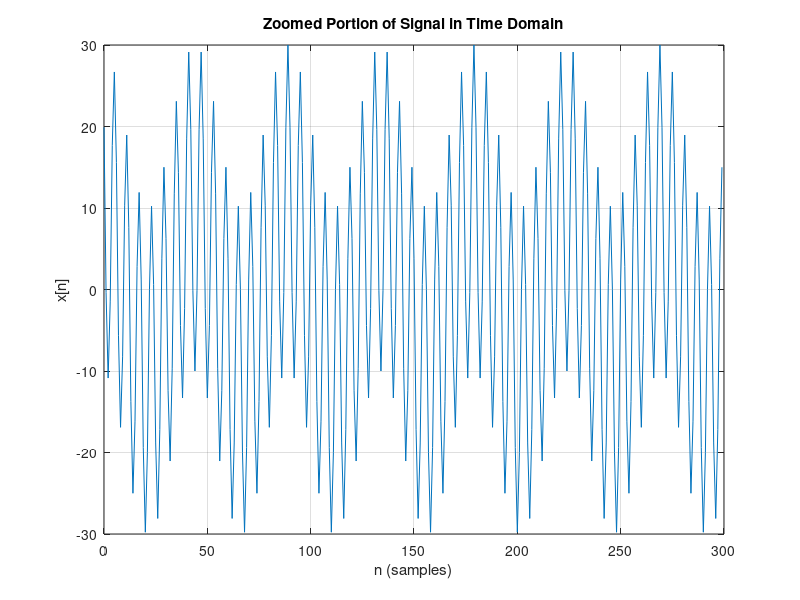
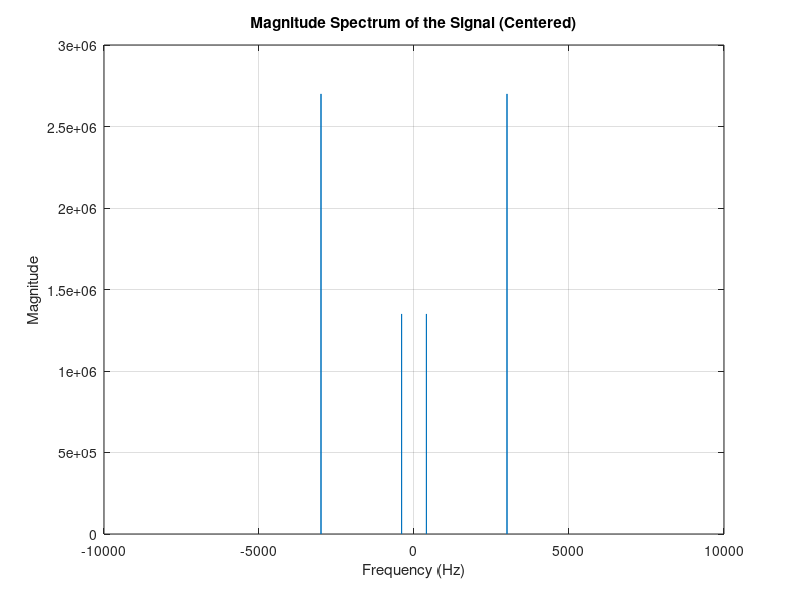
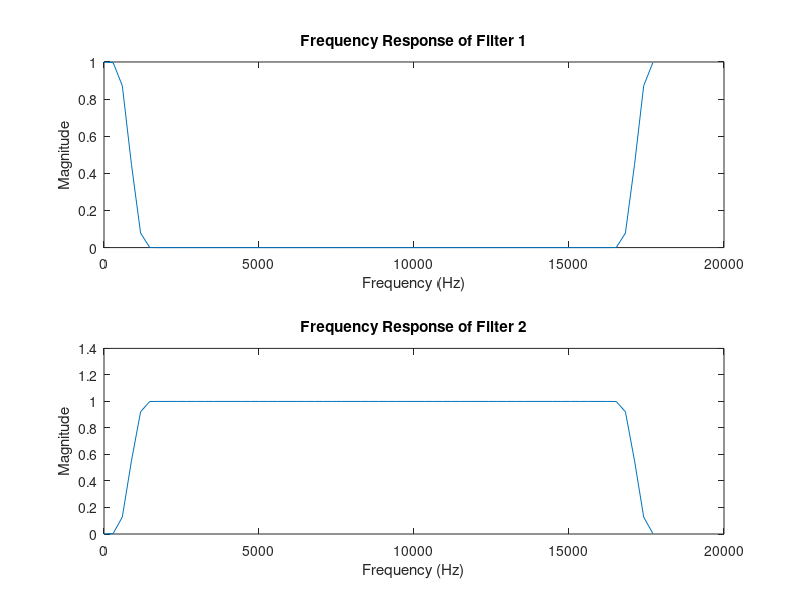

Recreate these plots in MATLAB, in order. (Note: this script raises an error after producing the figures.)
close all;
clear;
clc;

%% Q1:
%% What does the signal "sig_x.mat" look like? What are the active frequencies?

% Load the signal from the .mat file and define initial parameters
load('sig_x.mat');  % Loads the variable 'x'
fs = 18000;  % Sampling rate in Hz
N = length(x);  % Length of the signal

% Define the time vector for the entire signal and for the zoomed portion
n = 0:N-1;  % Time vector for the entire signal
zoomRange = 1:min(N, 300);  % Zoomed range

% Plot the zoomed portion of the signal in the time domain
figure;
plot(n(zoomRange), x(zoomRange));
title('Zoomed Portion of Signal in Time Domain');
xlabel('n (samples)');
ylabel('x[n]');
grid on;

% Compute the FFT of the signal and define the frequency axis
X = fft(x);
f = (-N/2:N/2-1) * (fs / N);  % Frequency axis centered around 0

% Compute and plot the magnitude spectrum centered around 0
magnitude = abs(fftshift(X));
figure;
plot(f, magnitude);
title('Magnitude Spectrum of the Signal (Centered)');
xlabel('Frequency (Hz)');
ylabel('Magnitude');
grid on;

% Detect active frequencies using a threshold
threshold = max(magnitude) * 0.1;
active_indices = find(magnitude > threshold);
active_frequencies = f(active_indices);

disp(active_frequencies);

fprintf('Mathematical representation of the signal:\n');
phases = angle(fftshift(X));  % Assign to a variable first
for i = 1:length(active_frequencies)
    fprintf('A%d * cos(2 * pi * %.0f * n / %.0f + %.2f)\n', i, abs(active_frequencies(i)), fs, phases(active_indices(i)));
end

%% Q2:
%% What are the types of filters filter_1.mat and filter_2.mat?

filter_1 = load('filter_1.mat');
filter_2 = load('filter_2.mat');
filter_1_varname = fieldnames(filter_1);
filter_2_varname = fieldnames(filter_2);
h1 = filter_1.(filter_1_varname{1}); % Access the first variable in filter_1.mat
h2 = filter_2.(filter_2_varname{1}); % Access the first variable in filter_2.mat

% Compute and plot the frequency response of each filter
h1_fft = fft(h1);
h2_fft = fft(h2);
freq = (0:length(h1_fft)-1) * (18000 / length(h1_fft));

figure;
subplot(2,1,1);
plot(freq, abs(h1_fft));
title('Frequency Response of Filter 1');
xlabel('Frequency (Hz)');
ylabel('Magnitude');

subplot(2,1,2);
plot(freq, abs(h2_fft));
title('Frequency Response of Filter 2');
xlabel('Frequency (Hz)');
ylabel('Magnitude');

%% Q3:
%% Implement a Directly Linear Convolution between the signal x[n] and each of the filters.
%% Compare the results and explain them. What is the running time?
% Compute linear convolution with each filter and count operations
tic;
[y1_linear, mult1, add1] = linear_conv(x, h1);
time_y1_linear = toc;

tic;
[y2_linear, mult2, add2] = linear_conv(x, h2);
time_y2_linear = toc;

% Display results
fprintf('Linear convolution with Filter 1 (LPF) took %.6f seconds.\n', time_y1_linear);
fprintf('Number of multiplications with Filter 1: %d\n', mult1);
fprintf('Number of additions with Filter 1: %d\n', add1);

fprintf('Linear convolution with Filter 2 (HPF) took %.6f seconds.\n', time_y2_linear);
fprintf('Number of multiplications with Filter 2: %d\n', mult2);
fprintf('Number of additions with Filter 2: %d\n', add2);

% Plot the results of linear convolution
figure;
subplot(2,1,1);
plot(y1_linear(1200:1500));
title('Linear Convolution with Filter 1 (Zoomed In)');
xlabel('Sample');
ylabel('Amplitude');

subplot(2,1,2);
plot(y2_linear(1200:1500));
title('Linear Convolution with Filter 2 (Zoomed In)');
xlabel('Sample');
ylabel('Amplitude');

%% Q4:
%% Implament linear convolution by OVA.
%% Explain how you determined the parameters of the algorithm.
%% What is the optimal running time? Show this in a graph as a function of frame size.
%% Explain in detail how the method works.

% Define the segment length (L)
L = 1024;  % Adjust the segment length as needed
tic;
% Perform the convolution using the overlap_and_add function
[y1, num_mult, num_add] = overlap_and_add(x, h1, L);
time = toc;

fprintf('Linear convolution with Filter 1 (BPF) took %.6f seconds.\n', time);
fprintf('Number of multiplications with Filter 1: %d\n', num_mult);
fprintf('Number of additions with Filter 1: %d\n', num_add);

tic;
% Perform the convolution using the overlap_and_add function
[y2, num_mult, num_add] = overlap_and_add(x, h2, L);
time = toc;

fprintf('Linear convolution with Filter 2 (BPF) took %.6f seconds.\n', time);
fprintf('Number of multiplications with Filter 2: %d\n', num_mult);
fprintf('Number of additions with Filter 2: %d\n', num_add);
% Plot the result in the time domain (zoomed in to improve visibility)
figure;
n = 0:length(y1)-1;  % Time vector

% Define the zoom range (adjust as needed)
zoom_start = 200;
zoom_end = 500; % Plot first 5000 samples for better visibility

subplot(2,1,1);
plot(n(zoom_start:zoom_end), y1(zoom_start:zoom_end));
title('Zoomed Result of Convolution using Overlap and Add - filter1');
xlabel('n (samples)');
ylabel('y1[n]');

subplot(2,1,2);
plot(n(zoom_start:zoom_end), y2(zoom_start:zoom_end));
title('Zoomed Result of Convolution using Overlap and Add - filter2');
xlabel('n (samples)');
ylabel('y2[n]');

%% Q4:
%% Compare the running times of the two methods on the same graph as a function of frame size. Which method has better in terms of performance?
%% Draw on the same graph the output of the 2 types of convolution for each of the filters and show that you performed OVA correctly.
% Linear Convolution using the provided linear_conv function
[y1_linear, unus1, unus2] = linear_conv(x, h1);
[y2_linear, unus1, unus2] = linear_conv(x, h2);

% Overlap-Add Convolution using the provided overlap_and_add function
L = 2048; % Block size
[y1_ova, unus1, unus2] = overlap_and_add(x, h1, L);
[y2_ova, unus1, unus2] = overlap_and_add(x, h2, L);

% Plotting the results

% Zoomed plot for better visibility
zoom_start = 1;
zoom_end = 500; % Adjust as needed

figure;
subplot(2,1,1);
hold on;
plot(zoom_start:zoom_end, y1_linear(zoom_start:zoom_end), 'r', 'DisplayName', 'Linear Convolution', 'LineWidth', 1.5);
plot(zoom_start:zoom_end, y1_ova(zoom_start:zoom_end), 'b--', 'DisplayName', 'OVA Convolution', 'LineWidth', 1.5);
title('Filter 1 (Zoomed)');
legend('show');
xlabel('n (samples)');
ylabel('y[n]');
grid on;
hold off;

subplot(2,1,2);
hold on;
plot(zoom_start:zoom_end, y2_linear(zoom_start:zoom_end), 'r', 'DisplayName', 'Linear Convolution', 'LineWidth', 1.5);
plot(zoom_start:zoom_end, y2_ova(zoom_start:zoom_end), 'b--', 'DisplayName', 'OVA Convolution', 'LineWidth', 1.5);
title('Filter 2 (Zoomed)');
legend('show');
xlabel('n (samples)');
ylabel('y[n]');
grid on;
hold off;